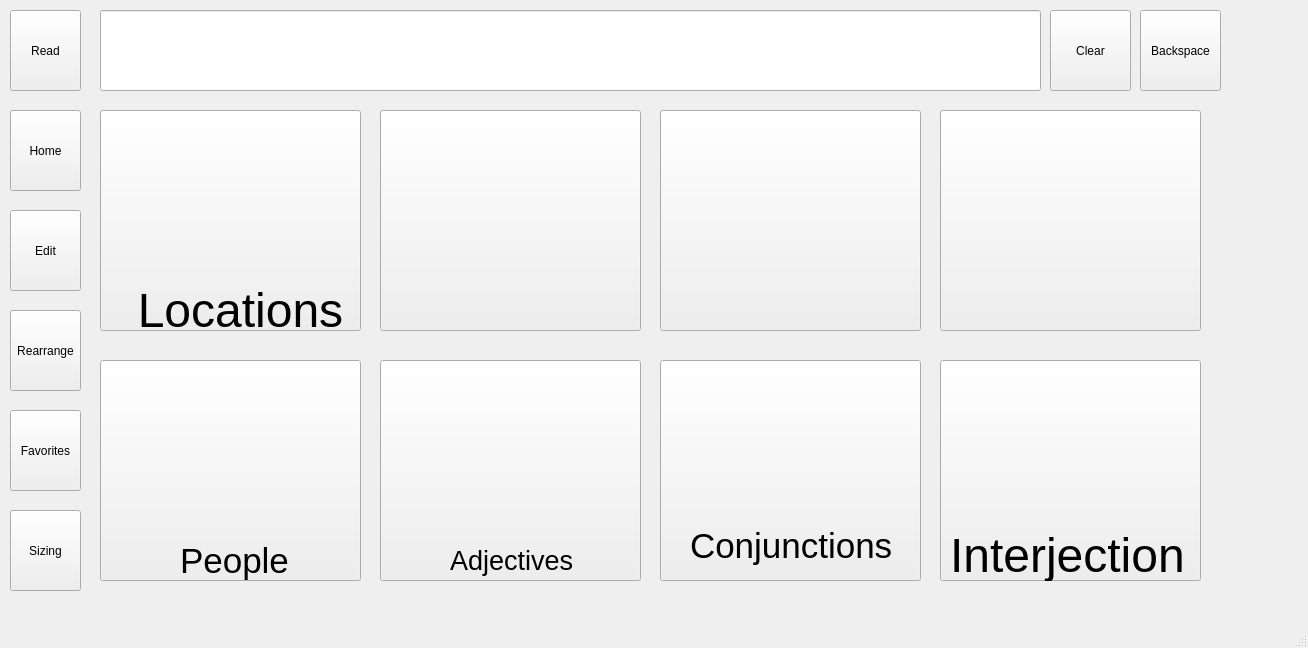
<?xml version="1.0" encoding="UTF-8"?>
<ui version="4.0">
 <class>MainWindow</class>
 <widget class="QMainWindow" name="MainWindow">
  <property name="geometry">
   <rect>
    <x>0</x>
    <y>0</y>
    <width>1308</width>
    <height>648</height>
   </rect>
  </property>
  <property name="windowTitle">
   <string>MainWindow</string>
  </property>
  <widget class="QWidget" name="centralwidget">
   <widget class="QLineEdit" name="lineEdit">
    <property name="geometry">
     <rect>
      <x>100</x>
      <y>10</y>
      <width>941</width>
      <height>81</height>
     </rect>
    </property>
   </widget>
   <widget class="QPushButton" name="readButton">
    <property name="geometry">
     <rect>
      <x>10</x>
      <y>10</y>
      <width>71</width>
      <height>81</height>
     </rect>
    </property>
    <property name="text">
     <string>Read</string>
    </property>
   </widget>
   <widget class="QPushButton" name="interjectionButton">
    <property name="geometry">
     <rect>
      <x>940</x>
      <y>360</y>
      <width>261</width>
      <height>221</height>
     </rect>
    </property>
    <property name="text">
     <string/>
    </property>
    <property name="icon">
     <iconset resource="res.qrc">
      <normaloff>:/img/img/interjection.jpg</normaloff>:/img/img/interjection.jpg</iconset>
    </property>
    <property name="iconSize">
     <size>
      <width>500</width>
      <height>180</height>
     </size>
    </property>
   </widget>
   <widget class="QPushButton" name="verbButton">
    <property name="geometry">
     <rect>
      <x>660</x>
      <y>110</y>
      <width>261</width>
      <height>221</height>
     </rect>
    </property>
    <property name="text">
     <string/>
    </property>
    <property name="icon">
     <iconset resource="res.qrc">
      <normaloff>:/img/img/verb.jpg</normaloff>:/img/img/verb.jpg</iconset>
    </property>
    <property name="iconSize">
     <size>
      <width>500</width>
      <height>150</height>
     </size>
    </property>
   </widget>
   <widget class="QPushButton" name="favoriteButton">
    <property name="geometry">
     <rect>
      <x>10</x>
      <y>410</y>
      <width>71</width>
      <height>81</height>
     </rect>
    </property>
    <property name="text">
     <string>Favorites</string>
    </property>
   </widget>
   <widget class="QPushButton" name="locationsButton">
    <property name="geometry">
     <rect>
      <x>100</x>
      <y>110</y>
      <width>261</width>
      <height>221</height>
     </rect>
    </property>
    <property name="text">
     <string/>
    </property>
    <property name="icon">
     <iconset resource="res.qrc">
      <normaloff>:/img/img/images.jpg</normaloff>:/img/img/images.jpg</iconset>
    </property>
    <property name="iconSize">
     <size>
      <width>500</width>
      <height>300</height>
     </size>
    </property>
   </widget>
   <widget class="QPushButton" name="homeButton">
    <property name="geometry">
     <rect>
      <x>10</x>
      <y>110</y>
      <width>71</width>
      <height>81</height>
     </rect>
    </property>
    <property name="text">
     <string>Home</string>
    </property>
   </widget>
   <widget class="QPushButton" name="backspaceButton">
    <property name="geometry">
     <rect>
      <x>1140</x>
      <y>10</y>
      <width>81</width>
      <height>81</height>
     </rect>
    </property>
    <property name="text">
     <string>Backspace</string>
    </property>
   </widget>
   <widget class="QPushButton" name="rearrangeButton">
    <property name="geometry">
     <rect>
      <x>10</x>
      <y>310</y>
      <width>71</width>
      <height>81</height>
     </rect>
    </property>
    <property name="text">
     <string>Rearrange</string>
    </property>
   </widget>
   <widget class="QPushButton" name="sizeButton">
    <property name="geometry">
     <rect>
      <x>10</x>
      <y>510</y>
      <width>71</width>
      <height>81</height>
     </rect>
    </property>
    <property name="text">
     <string>Sizing</string>
    </property>
   </widget>
   <widget class="QPushButton" name="conjunctionButton">
    <property name="geometry">
     <rect>
      <x>660</x>
      <y>360</y>
      <width>261</width>
      <height>221</height>
     </rect>
    </property>
    <property name="text">
     <string/>
    </property>
    <property name="icon">
     <iconset resource="res.qrc">
      <normaloff>:/img/img/conjunction.jpg</normaloff>:/img/img/conjunction.jpg</iconset>
    </property>
    <property name="iconSize">
     <size>
      <width>250</width>
      <height>250</height>
     </size>
    </property>
   </widget>
   <widget class="QPushButton" name="nounsButton">
    <property name="geometry">
     <rect>
      <x>380</x>
      <y>110</y>
      <width>261</width>
      <height>221</height>
     </rect>
    </property>
    <property name="text">
     <string/>
    </property>
    <property name="icon">
     <iconset resource="res.qrc">
      <normaloff>:/img/img/nouns.jpg</normaloff>:/img/img/nouns.jpg</iconset>
    </property>
    <property name="iconSize">
     <size>
      <width>600</width>
      <height>150</height>
     </size>
    </property>
   </widget>
   <widget class="QPushButton" name="adjectivesButton">
    <property name="geometry">
     <rect>
      <x>380</x>
      <y>360</y>
      <width>261</width>
      <height>221</height>
     </rect>
    </property>
    <property name="text">
     <string/>
    </property>
    <property name="icon">
     <iconset resource="res.qrc">
      <normaloff>:/img/img/adjectives.png</normaloff>:/img/img/adjectives.png</iconset>
    </property>
    <property name="iconSize">
     <size>
      <width>250</width>
      <height>150</height>
     </size>
    </property>
   </widget>
   <widget class="QPushButton" name="prepositionButton">
    <property name="geometry">
     <rect>
      <x>940</x>
      <y>110</y>
      <width>261</width>
      <height>221</height>
     </rect>
    </property>
    <property name="text">
     <string/>
    </property>
    <property name="icon">
     <iconset resource="res.qrc">
      <normaloff>:/img/img/preposition.png</normaloff>:/img/img/preposition.png</iconset>
    </property>
    <property name="iconSize">
     <size>
      <width>400</width>
      <height>200</height>
     </size>
    </property>
   </widget>
   <widget class="QPushButton" name="clearButton">
    <property name="geometry">
     <rect>
      <x>1050</x>
      <y>10</y>
      <width>81</width>
      <height>81</height>
     </rect>
    </property>
    <property name="text">
     <string>Clear</string>
    </property>
   </widget>
   <widget class="QPushButton" name="editButton">
    <property name="geometry">
     <rect>
      <x>10</x>
      <y>210</y>
      <width>71</width>
      <height>81</height>
     </rect>
    </property>
    <property name="text">
     <string>Edit</string>
    </property>
   </widget>
   <widget class="QLabel" name="label">
    <property name="geometry">
     <rect>
      <x>110</x>
      <y>290</y>
      <width>261</width>
      <height>41</height>
     </rect>
    </property>
    <property name="font">
     <font>
      <pointsize>36</pointsize>
     </font>
    </property>
    <property name="text">
     <string>Locations</string>
    </property>
    <property name="alignment">
     <set>Qt::AlignCenter</set>
    </property>
   </widget>
   <widget class="QPushButton" name="peopleButton">
    <property name="geometry">
     <rect>
      <x>100</x>
      <y>360</y>
      <width>261</width>
      <height>221</height>
     </rect>
    </property>
    <property name="text">
     <string/>
    </property>
    <property name="icon">
     <iconset resource="res.qrc">
      <normaloff>:/img/img/peoples.jpg</normaloff>:/img/img/peoples.jpg</iconset>
    </property>
    <property name="iconSize">
     <size>
      <width>200</width>
      <height>225</height>
     </size>
    </property>
   </widget>
   <widget class="QLabel" name="label_2">
    <property name="geometry">
     <rect>
      <x>180</x>
      <y>540</y>
      <width>111</width>
      <height>41</height>
     </rect>
    </property>
    <property name="font">
     <font>
      <pointsize>26</pointsize>
     </font>
    </property>
    <property name="text">
     <string>People</string>
    </property>
   </widget>
   <widget class="QLabel" name="label_3">
    <property name="geometry">
     <rect>
      <x>450</x>
      <y>540</y>
      <width>131</width>
      <height>41</height>
     </rect>
    </property>
    <property name="font">
     <font>
      <pointsize>20</pointsize>
     </font>
    </property>
    <property name="text">
     <string>Adjectives</string>
    </property>
   </widget>
   <widget class="QLabel" name="label_4">
    <property name="geometry">
     <rect>
      <x>690</x>
      <y>520</y>
      <width>211</width>
      <height>51</height>
     </rect>
    </property>
    <property name="font">
     <font>
      <pointsize>26</pointsize>
     </font>
    </property>
    <property name="text">
     <string>Conjunctions</string>
    </property>
   </widget>
   <widget class="QLabel" name="label_5">
    <property name="geometry">
     <rect>
      <x>950</x>
      <y>530</y>
      <width>251</width>
      <height>51</height>
     </rect>
    </property>
    <property name="font">
     <font>
      <pointsize>36</pointsize>
     </font>
    </property>
    <property name="text">
     <string>Interjection</string>
    </property>
   </widget>
  </widget>
  <widget class="QMenuBar" name="menubar">
   <property name="geometry">
    <rect>
     <x>0</x>
     <y>0</y>
     <width>1308</width>
     <height>22</height>
    </rect>
   </property>
  </widget>
  <widget class="QStatusBar" name="statusbar"/>
 </widget>
 <resources>
  <include location="res.qrc"/>
 </resources>
 <connections/>
</ui>
